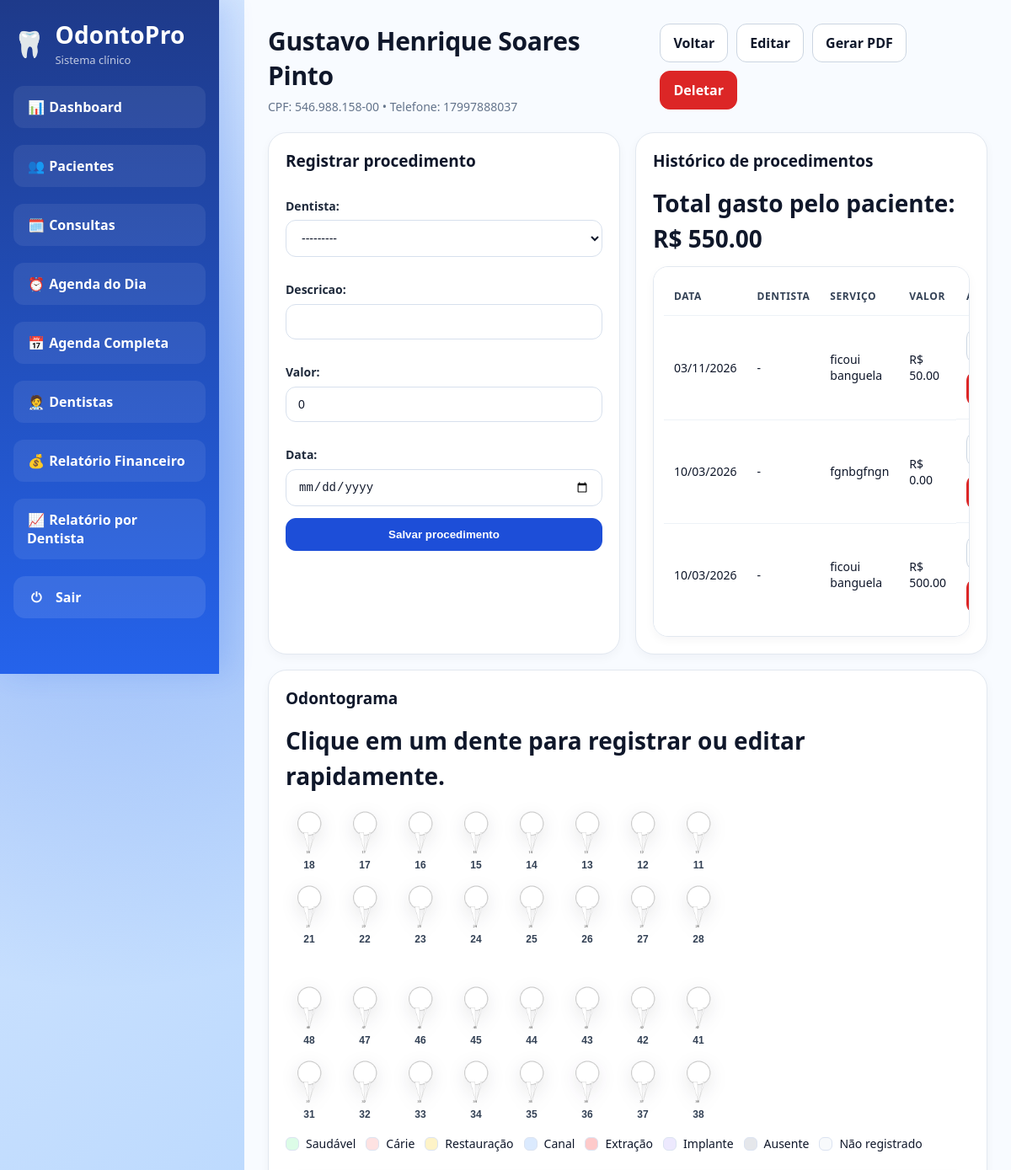
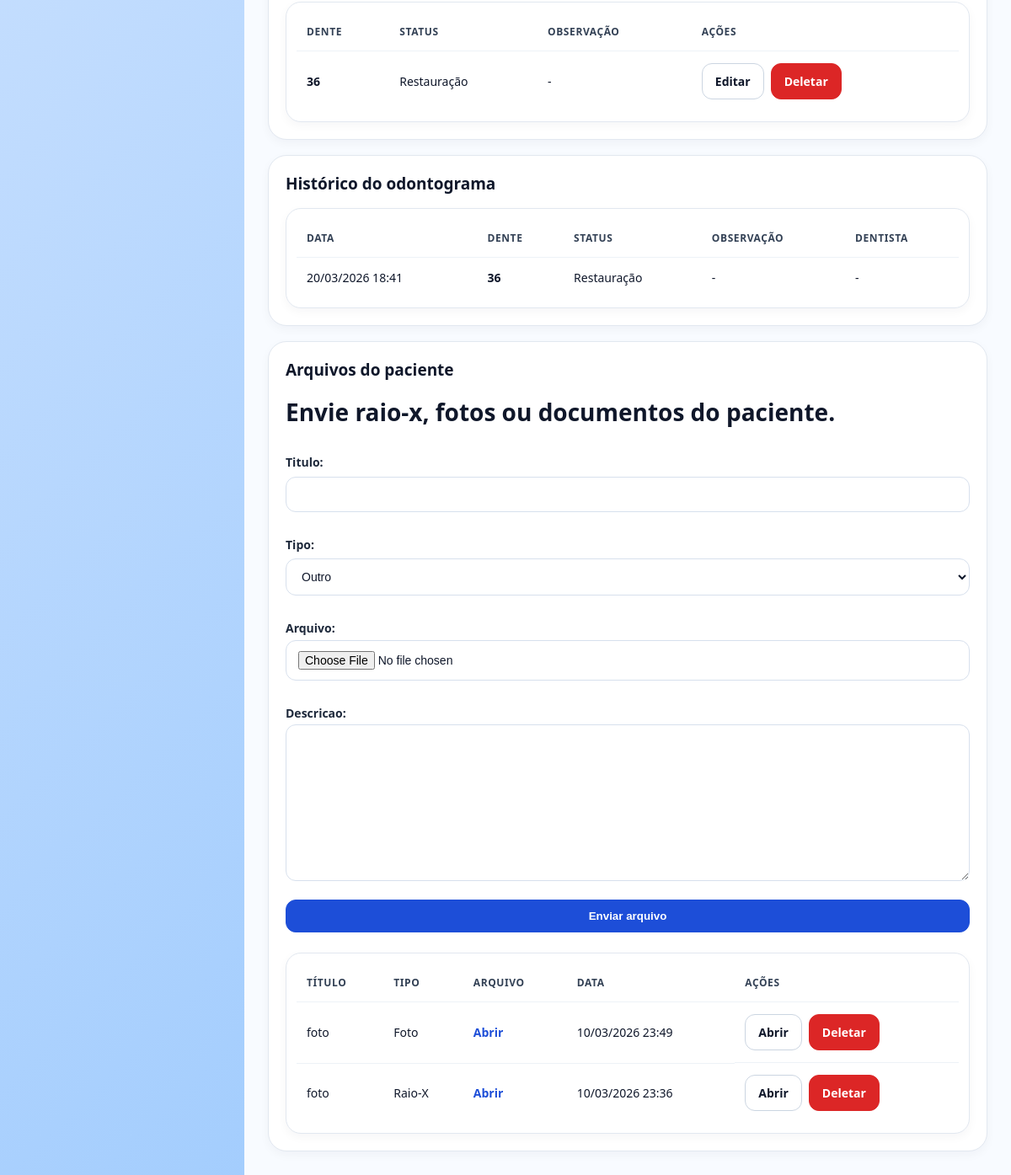
Screenshot of /pacientes/6/ (signed in) with the database file from the repository (2 pictures, top to bottom).
### core/models.py (models this page shows, shortened)
class Paciente(models.Model):
    nome = models.CharField(max_length=120)
    cpf = models.CharField(max_length=14, unique=True)
    telefone = models.CharField(max_length=20, blank=True, null=True)
    data_nascimento = models.DateField(blank=True, null=True)
    endereco = models.CharField(max_length=255, blank=True, null=True)
    observacoes = models.TextField(blank=True, null=True)
    data_cadastro = models.DateTimeField(auto_now_add=True)

class Procedimento(models.Model):
    paciente = models.ForeignKey(
        Paciente,
        on_delete=models.CASCADE,
        related_name="procedimentos"
    )
    dentista = models.ForeignKey(
        Dentista,
        on_delete=models.SET_NULL,
        null=True,
        blank=True,
        related_name="procedimentos"
    )
    descricao = models.CharField(max_length=200)
    valor = models.DecimalField(max_digits=10, decimal_places=2, default=0)
    data = models.DateField()

class OdontogramaItem(models.Model):
    STATUS_CHOICES = [
        ("saudavel", "Saudável"),
        ("carie", "Cárie"),
        ("restauracao", "Restauração"),
        ("canal", "Canal"),
        ("extracao", "Extração"),
        ("implante", "Implante"),
        ("ausente", "Ausente"),
        ("outro", "Outro"),
    ]
    DENTE_CHOICES = [
        ("18", "18"), ("17", "17"), ("16", "16"), ("15", "15"),
        ("14", "14"), ("13", "13"), ("12", "12"), ("11", "11"),
        ("21", "21"), ("22", "22"), ("23", "23"), ("24", "24"),
        ("25", "25"), ("26", "26"), ("27", "27"), ("28", "28"),
        ("48", "48"), ("47", "47"), ("46", "46"), ("45", "45"),
        ("44", "44"), ("43", "43"), ("42", "42"), ("41", "41"),
        ("31", "31"), ("32", "32"), ("33", "33"), ("34", "34"),
        ("35", "35"), ("36", "36"), ("37", "37"), ("38", "38"),
    ]
    paciente = models.ForeignKey(
        Paciente,
        on_delete=models.CASCADE,
        related_name="odontograma"
    )
    dente = models.CharField(max_length=2, choices=DENTE_CHOICES)
    status = models.CharField(
        max_length=20,
        choices=STATUS_CHOICES,
        default="saudavel"
    )
    observacoes = models.TextField(blank=True, null=True)
    atualizado_em = models.DateTimeField(auto_now=True)
    class Meta:
        unique_together = ("paciente", "dente")
        ordering = ["dente"]

class OdontogramaHistorico(models.Model):
    paciente = models.ForeignKey(
        Paciente,
        on_delete=models.CASCADE,
        related_name="historico_odontograma"
    )
    dentista = models.ForeignKey(
        Dentista,
        on_delete=models.SET_NULL,
        null=True,
        blank=True,
        related_name="historico_odontograma"
    )
    dente = models.CharField(
        max_length=2,
        choices=OdontogramaItem.DENTE_CHOICES
    )
    status = models.CharField(
        max_length=20,
        choices=OdontogramaItem.STATUS_CHOICES,
        default="saudavel"
    )
    observacoes = models.TextField(blank=True, null=True)
    criado_em = models.DateTimeField(auto_now_add=True)
    class Meta:
        ordering = ["-criado_em"]

class ArquivoPaciente(models.Model):
    TIPO_CHOICES = [
        ("raiox", "Raio-X"),
        ("foto", "Foto"),
        ("pdf", "PDF"),
        ("documento", "Documento"),
        ("outro", "Outro"),
    ]
    paciente = models.ForeignKey(
        Paciente,
        on_delete=models.CASCADE,
        related_name="arquivos"
    )
    titulo = models.CharField(max_length=150)
    tipo = models.CharField(max_length=20, choices=TIPO_CHOICES, default="outro")
    arquivo = models.FileField(upload_to="pacientes/arquivos/")
    descricao = models.TextField(blank=True, null=True)
    enviado_em = models.DateTimeField(default=timezone.now)

### core/views.py (the view)
# urls.py: path("pacientes/<int:pk>/", views.detalhes_paciente, name="detalhes_paciente"),
@login_required
def detalhes_paciente(request, pk):
    paciente = get_object_or_404(Paciente, pk=pk)
    procedimentos = (
        Procedimento.objects.select_related("dentista")
        .filter(paciente=paciente)
        .order_by("-data", "-id")
    )
    arquivos = (
        ArquivoPaciente.objects.filter(paciente=paciente)
        .order_by("-enviado_em", "-id")
    )
    odontograma = (
        OdontogramaItem.objects.filter(paciente=paciente)
        .order_by("dente")
    )
    historico_odontograma = (
        OdontogramaHistorico.objects
        .filter(paciente=paciente)
        .select_related("dentista")
        .order_by("-criado_em")
    )
    odontograma_dict = {item.dente: item for item in odontograma}
    dentes_superiores = ["18", "17", "16", "15", "14", "13", "12", "11"]
    dentes_superiores2 = ["21", "22", "23", "24", "25", "26", "27", "28"]
    dentes_inferiores = ["48", "47", "46", "45", "44", "43", "42", "41"]
    dentes_inferiores2 = ["31", "32", "33", "34", "35", "36", "37", "38"]
    total_gasto = procedimentos.aggregate(total=Sum("valor"))["total"] or 0
    return render(request, "core/pacientes/detalhes.html", {
        "paciente": paciente,
        "procedimentos": procedimentos,
        "arquivos": arquivos,
        "odontograma": odontograma,
        "odontograma_dict": odontograma_dict,
        "historico_odontograma": historico_odontograma,  # NOVO
        "form_proc": ProcedimentoForm(),
        "form_arquivo": ArquivoPacienteForm(),
        "form_odontograma": OdontogramaItemForm(),
        "total_gasto": total_gasto,
        "dentes_superiores": dentes_superiores,
        "dentes_superiores2": dentes_superiores2,
        "dentes_inferiores": dentes_inferiores,
        "dentes_inferiores2": dentes_inferiores2,
    })

### core/templates/core/pacientes/detalhes.html (shortened to what this page needs)
{% extends 'core/base.html' %}
{% load static %}
{% load core_extras %}
{% block content %}
<div class="page-header">
  <div>
    <h1 class="title">{{ paciente.nome }}</h1>
    <p class="subtitle">
      CPF: {{ paciente.cpf }} • Telefone: {{ paciente.telefone|default:"-" }}
    </p>
  </div>
  <div class="header-actions">
    <a class="btn btn-ghost" href="{% url 'lista_pacientes' %}">Voltar</a>
    <a class="btn btn-ghost" href="{% url 'editar_paciente' paciente.pk %}">Editar</a>
    <a class="btn btn-ghost" href="{% url 'gerar_pdf_paciente' paciente.pk %}">Gerar PDF</a>
    <a class="btn btn-danger" href="{% url 'deletar_paciente' paciente.pk %}">Deletar</a>
  </div>
</div>
<div class="grid-2">
  <section class="card">
    <h2 class="card-title">Registrar procedimento</h2>
    <form method="post" action="{% url 'adicionar_procedimento' paciente.pk %}" class="form">
      {{ form_proc.as_p }}
      <button type="submit" class="btn">Salvar procedimento</button>
    </form>
  </section>
  <section class="card">
    <h2 class="card-title">Histórico de procedimentos</h2>
    <p class="subtitle" style="margin-bottom:12px;">
      Total gasto pelo paciente:
      <strong>R$ {{ total_gasto|floatformat:2 }}</strong>
    </p>
    {% if procedimentos %}
      <div class="table-wrap">
        <table class="table">
          <thead>
            <tr>
              <th>Data</th>
              <th>Dentista</th>
              <th>Serviço</th>
              <th>Valor</th>
              <th>Ações</th>
            </tr>
          </thead>
          <tbody>
            {% for proc in procedimentos %}
              <tr>
                <td>{{ proc.data|date:"d/m/Y" }}</td>
                <td>{{ proc.dentista|default:"-" }}</td>
                <td>{{ proc.descricao }}</td>
                <td>R$ {{ proc.valor }}</td>
                <td style="display:flex; gap:8px; flex-wrap:wrap;">
                  <a class="btn btn-ghost" href="{% url 'editar_procedimento' proc.pk %}">Editar</a>
                  <a class="btn btn-danger" href="{% url 'deletar_procedimento' proc.pk %}">Deletar</a>
                </td>
              </tr>
            {% endfor %}
          </tbody>
        </table>
      </div>
    {% else %}
      <p class="muted">Nenhum procedimento registrado ainda.</p>
    {% endif %}
  </section>
</div>
<section class="card" style="margin-top:18px;">
  <h2 class="card-title">Odontograma</h2>
  <p class="subtitle" style="margin-bottom:14px;">
    Clique em um dente para registrar ou editar rapidamente.
  </p>
  <div class="odontograma-real">
    <div class="linha-dentes">
      {% for numero in dentes_superiores %}
        {% with item=odontograma_dict|get_item:numero %}
          <button
            type="button"
            id="dente-{{ numero }}"
            class="dente-container {% if item %}status-{{ item.status }}{% endif %}"
            data-dente="{{ numero }}"
            data-status="{% if item %}{{ item.status }}{% else %}saudavel{% endif %}"
            data-observacoes="{% if item and item.observacoes %}{{ item.observacoes|escapejs }}{% endif %}"
            title="Dente {{ numero }}"
          >
            <img src="{% static 'core/img/dentes/'|add:numero|add:'.png' %}" class="dente-img" alt="Dente {{ numero }}">
            <span class="numero-dente">{{ numero }}</span>
          </button>
        {% endwith %}
      {% endfor %}
    </div>
    <div class="linha-dentes">
      {% for numero in dentes_superiores2 %}
        {% with item=odontograma_dict|get_item:numero %}
          <button
            type="button"
            id="dente-{{ numero }}"
            class="dente-container {% if item %}status-{{ item.status }}{% endif %}"
            data-dente="{{ numero }}"
            data-status="{% if item %}{{ item.status }}{% else %}saudavel{% endif %}"
            data-observacoes="{% if item and item.observacoes %}{{ item.observacoes|escapejs }}{% endif %}"
            title="Dente {{ numero }}"
          >
            <img src="{% static 'core/img/dentes/'|add:numero|add:'.png' %}" class="dente-img" alt="Dente {{ numero }}">
            <span class="numero-dente">{{ numero }}</span>
          </button>
        {% endwith %}
      {% endfor %}
    </div>
    <div class="linha-dentes">
      {% for numero in dentes_inferiores %}
        {% with item=odontograma_dict|get_item:numero %}
          <button
            type="button"
            id="dente-{{ numero }}"
            class="dente-container {% if item %}status-{{ item.status }}{% endif %}"
            data-dente="{{ numero }}"
            data-status="{% if item %}{{ item.status }}{% else %}saudavel{% endif %}"
            data-observacoes="{% if item and item.observacoes %}{{ item.observacoes|escapejs }}{% endif %}"
            title="Dente {{ numero }}"
          >
            <img src="{% static 'core/img/dentes/'|add:numero|add:'.png' %}" class="dente-img" alt="Dente {{ numero }}">
            <span class="numero-dente">{{ numero }}</span>
          </button>
        {% endwith %}
      {% endfor %}
    </div>
    <div class="linha-dentes">
      {% for numero in dentes_inferiores2 %}
        {% with item=odontograma_dict|get_item:numero %}
          <button
            type="button"
            id="dente-{{ numero }}"
            class="dente-container {% if item %}status-{{ item.status }}{% endif %}"
            data-dente="{{ numero }}"
            data-status="{% if item %}{{ item.status }}{% else %}saudavel{% endif %}"
            data-observacoes="{% if item and item.observacoes %}{{ item.observacoes|escapejs }}{% endif %}"
            title="Dente {{ numero }}"
          >
            <img src="{% static 'core/img/dentes/'|add:numero|add:'.png' %}" class="dente-img" alt="Dente {{ numero }}">
            <span class="numero-dente">{{ numero }}</span>
          </button>
        {% endwith %}
      {% endfor %}
    </div>
  </div>
  <div class="odonto-legend">
    <span class="legend-item"><span class="legend-color odonto-saudavel"></span> Saudável</span>
    <span class="legend-item"><span class="legend-color odonto-carie"></span> Cárie</span>
    <span class="legend-item"><span class="legend-color odonto-restauracao"></span> Restauração</span>
    <span class="legend-item"><span class="legend-color odonto-canal"></span> Canal</span>
    <span class="legend-item"><span class="legend-color odonto-extracao"></span> Extração</span>
    <span class="legend-item"><span class="legend-color odonto-implante"></span> Implante</span>
    <span class="legend-item"><span class="legend-color odonto-ausente"></span> Ausente</span>
    <span class="legend-item"><span class="legend-color odonto-vazio"></span> Não registrado</span>
  </div>
  <div style="margin-top:24px;">
    {% if odontograma %}
      <div class="table-wrap">
        <table class="table">
          <thead>
            <tr>
              <th>Dente</th>
              <th>Status</th>
              <th>Observação</th>
              <th>Ações</th>
            </tr>
          </thead>
          <tbody>
            {% for item in odontograma %}
              <tr>
                <td><strong>{{ item.dente }}</strong></td>
                <td>{{ item.get_status_display }}</td>
                <td>{{ item.observacoes|default:"-" }}</td>
                <td style="display:flex; gap:8px; flex-wrap:wrap;">
                  <a href="{% url 'editar_odontograma_item' item.pk %}" class="btn btn-ghost">Editar</a>
                  <a href="{% url 'deletar_odontograma_item' item.pk %}" class="btn btn-danger">Deletar</a>
                </td>
              </tr>
            {% endfor %}
          </tbody>
        </table>
      </div>
    {% else %}
      <p class="muted">Nenhum item registrado no odontograma.</p>
    {% endif %}
  </div>
</section>
<section class="card" style="margin-top:18px;">
  <h2 class="card-title">Histórico do odontograma</h2>
  {% if historico_odontograma %}
    <div class="table-wrap">
      <table class="table">
        <thead>
          <tr>
            <th>Data</th>
            <th>Dente</th>
            <th>Status</th>
            <th>Observação</th>
            <th>Dentista</th>
          </tr>
        </thead>
        <tbody>
          {% for hist in historico_odontograma %}
            <tr>
              <td>{{ hist.criado_em|date:"d/m/Y H:i" }}</td>
              <td><strong>{{ hist.dente }}</strong></td>
              <td>{{ hist.get_status_display }}</td>
              <td>{{ hist.observacoes|default:"-" }}</td>
              <td>{{ hist.dentista|default:"-" }}</td>
            </tr>
          {% endfor %}
        </tbody>
      </table>
    </div>
  {% else %}
    <p class="muted">Nenhum histórico registrado ainda.</p>
  {% endif %}
</section>
<section class="card" style="margin-top:18px;">
  <h2 class="card-title">Arquivos do paciente</h2>
  <p class="subtitle" style="margin-bottom:14px;">
    Envie raio-x, fotos ou documentos do paciente.
  </p>
  <form method="post"
        enctype="multipart/form-data"
        action="{% url 'adicionar_arquivo_paciente' paciente.pk %}"
        class="form">
    {{ form_arquivo.as_p }}
    <button type="submit" class="btn">Enviar arquivo</button>
  </form>
  <div style="margin-top:24px;">
    {% if arquivos %}
      <div class="table-wrap">
        <table class="table">
          <thead>
            <tr>
              <th>Título</th>
              <th>Tipo</th>
              <th>Arquivo</th>
              <th>Data</th>
              <th>Ações</th>
            </tr>
          </thead>
          <tbody>
            {% for arq in arquivos %}
              <tr>
                <td>{{ arq.titulo }}</td>
                <td>{{ arq.get_tipo_display }}</td>
                <td>
                  <a href="{{ arq.arquivo.url }}" target="_blank" class="link">Abrir</a>
                </td>
                <td>{{ arq.enviado_em|date:"d/m/Y H:i" }}</td>
                <td style="display:flex; gap:8px; flex-wrap:wrap;">
                  <a href="{{ arq.arquivo.url }}" target="_blank" class="btn btn-ghost">Abrir</a>
                  <a href="{% url 'deletar_arquivo_paciente' arq.pk %}" class="btn btn-danger">Deletar</a>
                </td>
              </tr>
            {% endfor %}
          </tbody>
        </table>
      </div>
    {% else %}
      <p class="muted">Nenhum arquivo enviado ainda.</p>
    {% endif %}
  </div>
</section>
{% endblock %}

### rows the page displays
Paciente: nome "Gustavo Henrique Soares Pinto", cpf "546.988.158-00", telefone "17997888037"
Procedimento: data "03/11/2026", dentista "-", descricao "ficoui banguela", valor "50.00"
Procedimento: data "10/03/2026", dentista "-", descricao "fgnbgfngn", valor "0.00"
Procedimento: data "10/03/2026", dentista "-", descricao "ficoui banguela", valor "500.00"
OdontogramaItem: dente "36", status "Restauração", observacoes "-"
OdontogramaHistorico: criado_em "20/03/2026 18:41", dente "36", status "Restauração", observacoes "-", dentista "-"
ArquivoPaciente: titulo "foto", tipo "Foto", enviado_em "10/03/2026 23:49"
ArquivoPaciente: titulo "foto", tipo "Raio-X", enviado_em "10/03/2026 23:36"

### other values shown
{{ total_gasto|floatformat:2 }} "550.00"
{{ numero }} "18" "17" "16" "15" "14" "13" "12" "11"
{{ numero }} "21" "22" "23" "24" "25" "26" "27" "28"
{{ numero }} "48" "47" "46" "45" "44" "43" "42" "41"
{{ numero }} "31" "32" "33" "34" "35" "36" "37" "38"
